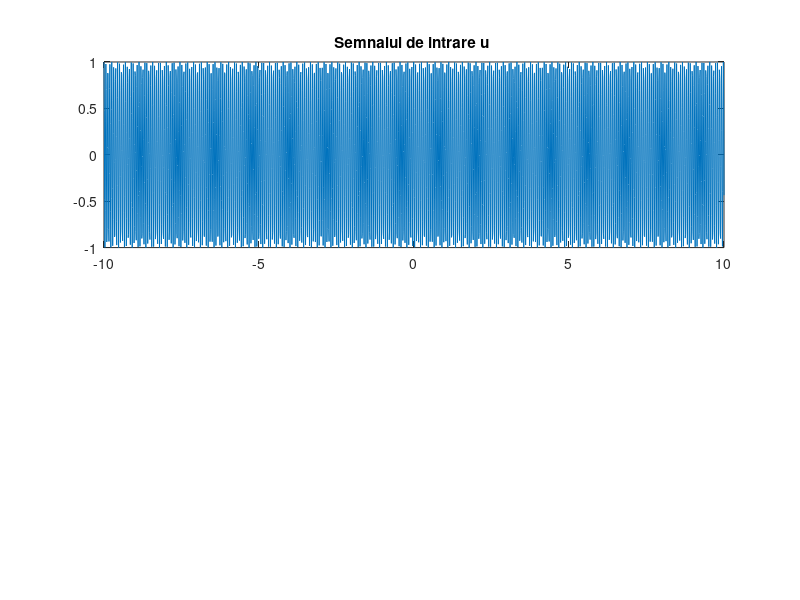

MATLAB code for this plot:
% Mirciu Andrei-Constantin 323CD
t = -10:0.01:10;
k = 100;
u = cos(100 * t + pi / 3); % semnal de intrare
h = exp(-k * t); % functie pondere stabila
% in functie de k, semnalul se atenueaza mai repede sau mai incet
y = conv(h,u); % filtrarea semnalului u si obtinerea semnalului de iesire
% semnalul de iesire y are lungimea 4001
d1 = angle(u); 
% u are valorile amplitudinii intre -1 si 1
% cu cat creste valoarea lui k, se mareste si valoarea amplitudinii
% semnalului de iesire
d2 = angle(y);
% atat defazajul semnalului de intrare, cat si cel al semnalului de iesire
% variaza intre valorile 3,1416 sau 0
%----------------------------------
subplot(2,1,1);
plot(t,u); 
title('Semnalul de intrare u ');
subplot(2,1,2);
plot(y); 
title('Semnalul de iesire y ');
